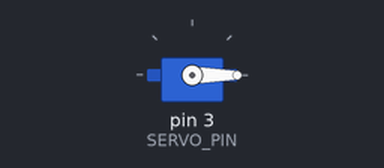
Simulated run of this sketch. Board: Arduino Uno, built with avr-gcc and run on an emulated ATmega328P. Shown: servo.

Above: at 0.1 s.
At 3.1 s:
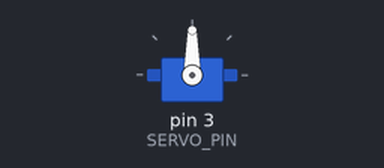
At 6.1 s:
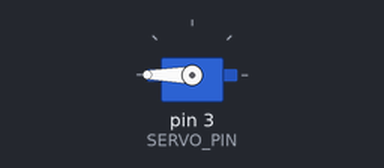
Timing chart, 0 to 7.6 s (numbered marks = the images above):
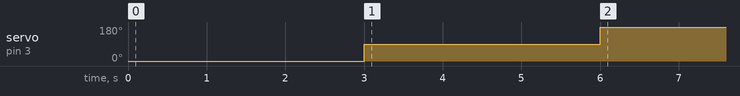

The sketch:

A-servoDegrees.ino
```cpp
/***********************************************************************************
 *   ___________
 *  |     __    |           RG 101 - Servo
 *  |   /    \  |                Set Servo Degrees
 *  |  |      | |
 *  |   \ __ /  |
 *  |           |
 *  |           |
 *  |___________|
 *
 *  This code will set the positions on a servo using servo.write()
 *
 *  Digital 3 - RobotGeek Servo
 *
 *
 * For a more in depth explanation of wiring,  this code and more information on using
 * Digital outputs and Arduino check out our Servo Tutorial
 * http://learn.robotgeek.com/robotgeek-101-1/233-servo-primer.html
 *
 * Important Functions
 *  servo.attach()
 *  servo.write()
 *****************************************************************************************/
#include <Servo.h>

const int SERVO_PIN = 3;  //pin number for the led pin - this is 'const' since it will not change during code, and saves Arduino memory

Servo servo1;             //create servo object, 'servo1'

//setup runs once when the Geekduino/Arduino is turned on
void setup()
{
  servo1.attach(SERVO_PIN); //attach the servo on pin SERVO_PIN

  servo1.write(0);  //send the servo to '0' degrees
  delay(3000);      //wait for the servo to move before moving again

  servo1.write(90);  //send the servo to '90' degrees
  delay(3000);       //wait for the servo to move before moving again

  servo1.write(180);  //send the servo to '180' degrees

} //setup() is done, go to loop()

//loop runs forever once setup is complete
void loop()
{

}//go back to the first line in loop()
```

Measured:
- by itself, servo on pin 3 (SERVO_PIN): 0° → 90° at 3.0 s, → 180° 3.0 s later
